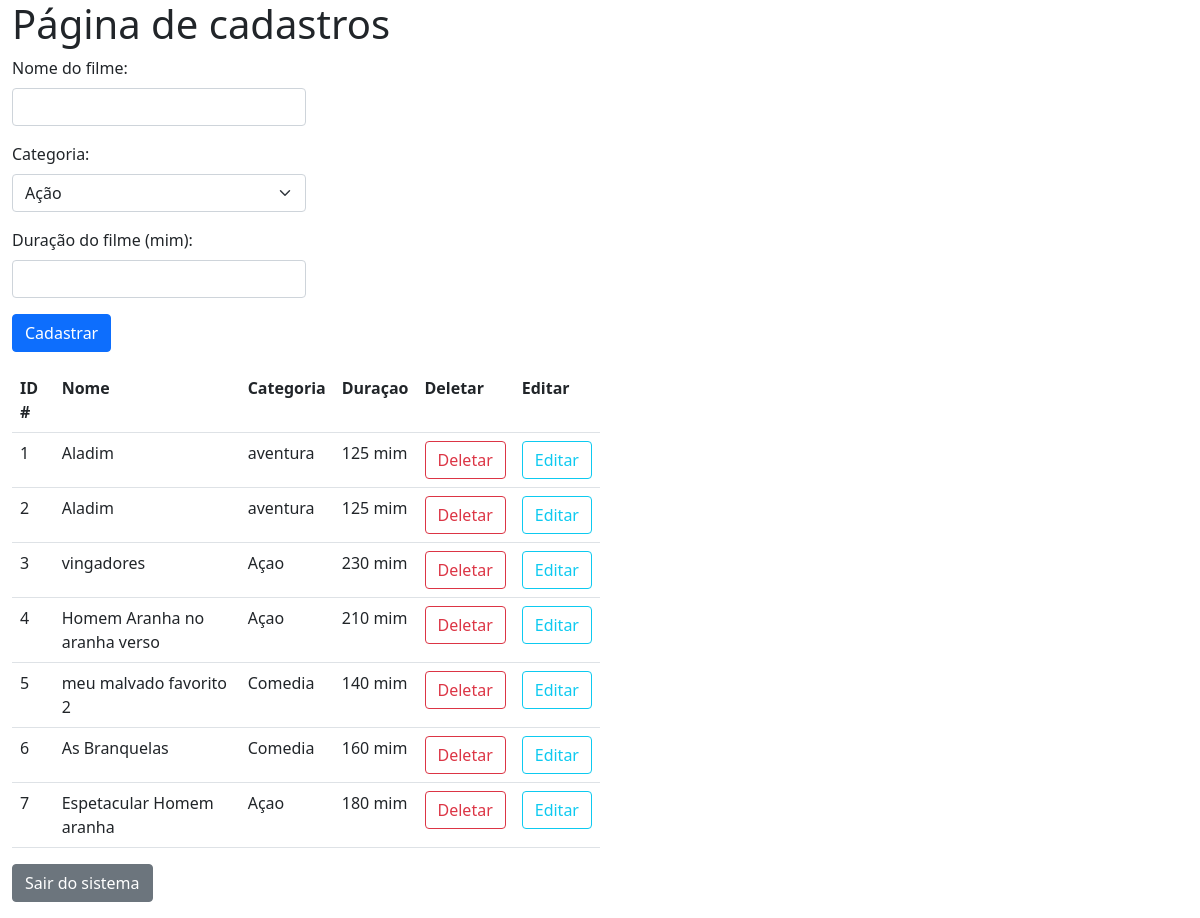
The page /sistema/index.php?msg=login_sucesso (signed in) on the database its author committed.
### tables this page shows
CREATE TABLE `filmes_tb` (
  `id` int(11) NOT NULL,
  `nome_filme` varchar(40) DEFAULT NULL,
  `categoria_filme` varchar(40) DEFAULT NULL,
  `tempo_filme` int(11) DEFAULT NULL
);

### database/filmes.dao.php (the view, shortened to what this page needs)
<?php
function buscar_todos()
{
    $conn = conectar();
    $sql = "SELECT * FROM filmes_tb";
    $result = mysqli_query($conn, $sql);
    if(mysqli_affected_rows($conn) > 0)
    {
        return $result;
    }
}
function exbir_filmes()
{
    $result = buscar_todos();
    if($result === null)
    {
        return "<h3>Problema no SQL. Verifique sua conexao ou sua query </h3>";
    }
    else if (!$result)
    {
        return "<h3>Nao há Jogo cadastrado!";
    }
    else
    {
        $retorno = '';
        $retorno .= '<div class="col-6">';
        $retorno .= '<table class="table table-hover">';
        $retorno .= '<tr>';
        $retorno .= '<th>ID #</th>';
        $retorno .= '<th>Nome</th>';
        $retorno .= '<th>Categoria</th>';
        $retorno .= '<th>Duraçao</th>';
        $retorno .= '<th>Deletar</th>';
        $retorno .= '<th>Editar</th>';
        $retorno .= '</tr>';
        while($filme = mysqli_fetch_assoc($result))
        {
            $retorno .= '<tr>';
            $retorno .= "<td>"  .$filme['id']               ."</td>";
            $retorno .= "<td>"  .$filme['nome_filme']       ."</td>";
            $retorno .= "<td>"  .$filme['categoria_filme']  ."</td>";
            $retorno .= "<td>"  .$filme['tempo_filme']      ." mim</td>";
            $retorno .= "<td>"  .link_deletar($filme['id']) ."</td>";
            $retorno .= "<td>"  .link_editar($filme['id'])  ."</td>";
            $retorno .= "</tr>";
        }
        $retorno .= '</table>';
        $retorno .= '</div>';
        return $retorno;
    }
}
function link_deletar($id_filme)
{
    $link = '<a href="deletar.php?id_filme='.$id_filme.'" class="btn btn-outline-danger"
    onclick="return confirm(\'Tem certeza que deseja excluir este jogo?\')">Deletar</a>';
    return $link;
}
function link_editar($id_filme)
{
     $link = '<a href="editar.php?id_filme='.$id_filme.'" class="btn btn-outline-info">Editar</a>';
    return $link;
}
 ?>

### sistema/index.php (shortened to what this page needs)
<!DOCTYPE html>
<html>
<head>
	<link href="https://cdn.jsdelivr.net/npm/bootstrap@5.1.3/dist/css/bootstrap.min.css" rel="stylesheet">
</head>
<body class="container-fluid">
	<h1>Página de cadastros</h1>
	<div class="col-3">
		<form action="cadastro.php" method="post" >
			<p>
				<label class="form-label">Nome do filme:</label><br>
				<input type="text" name="nome_filme" class="form-control">
			</p>
			<p>
				<label class="form-label">Categoria:</label><br>
				<select name="categoria" class="form-select">
					<option value="Ação" selected>Ação</option>
				</select>
			</p>
			<p>
				<label class="form-label">Duração do filme (mim): </label><br>
				<input type="number" name="tempo_filme" class="form-control">
			</p>
			<button type="submit" name="cadastrar" class="btn btn-primary">Cadastrar</button>
		</form>
	</div>
<p>
	<?php
		include_once '../database/filmes.dao.php';
		echo exbir_filmes();
	 ?>
</p>
<p>
	<a href="logout.php" class="btn btn-secondary">Sair do sistema</a>
</p>
</body>
</html>

### rows shown on the page
filmes_tb: id "1", nome_filme "Aladim", categoria_filme "aventura", tempo_filme "125"
filmes_tb: id "2", nome_filme "Aladim", categoria_filme "aventura", tempo_filme "125"
filmes_tb: id "3", nome_filme "vingadores", categoria_filme "Açao", tempo_filme "230"
filmes_tb: id "4", nome_filme "Homem Aranha no aranha verso", categoria_filme "Açao", tempo_filme "210"
filmes_tb: id "5", nome_filme "meu malvado favorito 2", categoria_filme "Comedia", tempo_filme "140"
filmes_tb: id "6", nome_filme "As Branquelas", categoria_filme "Comedia", tempo_filme "160"
filmes_tb: id "7", nome_filme "Espetacular Homem aranha", categoria_filme "Açao", tempo_filme "180"
